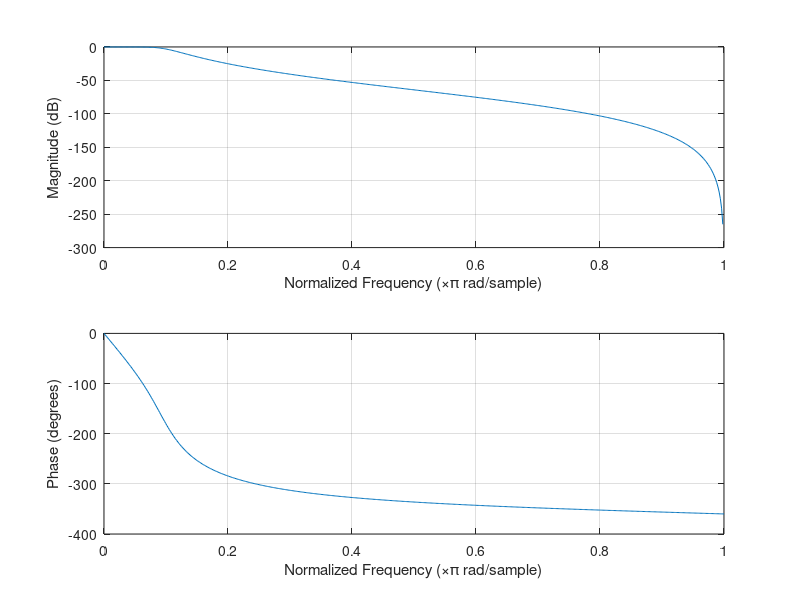

Write the MATLAB code that produced this figure. (Note: this script raises an error after producing the figure.)
close all 
clear
volume = 0.75;
frequency = 300;
Fs = 44100;
soundlength = 3;
t = [0:1/Fs:soundlength];
width = 0.3;
osc1 = sawtooth(2*pi*frequency*t, width);
osc2 = sawtooth(2*pi*(frequency + 1)*t, width);
osc3 = sawtooth(2*pi*(frequency / 2)*t, width);
miniMoogLjud3 = (osc1+osc2+(osc3*volume))/3;


% osc1 = sawtooth(2*pi*freq*t, width);
% osc2 = sawtooth(2*pi*(freq-3)*t, 0.3);
% osc3 = sawtooth(2*pi*(freq/2)*t, width);

Fc = 2200;
n = 4; 
Wn = (Fc/(Fs/2));

[b,a] = butter(n,Wn);

y = filter(b,a,miniMoogLjud3);

freqz(b, a);
window = 512;
noverlap = 256;
nfft = 512;
figure();
spectrogram(t, window, noverlap, nfft, Fs, 'yaxis');
ylim([0,2]);
title('Spektrogram av ljudet');
xlabel('Tid (s)');
ylabel('Frekvens (kHz)');

attack = 1; 
decay = 1;
sustain = 0.8;
release = 0.5; %22050 sampels

A = linspace(0,1,(0.2*Fs*3));
D = linspace(attack,sustain,(0.3*Fs*3));
S = ones(1, Fs*0.4*3+1)*sustain;
R = linspace(0.8,0,(3*Fs*0.1));

adsr = [A D S R];

plot(adsr)
y2 = y .* adsr;


p = audioplayer(y2, Fs);
playblocking(p);
% 
figure();
plot(y);